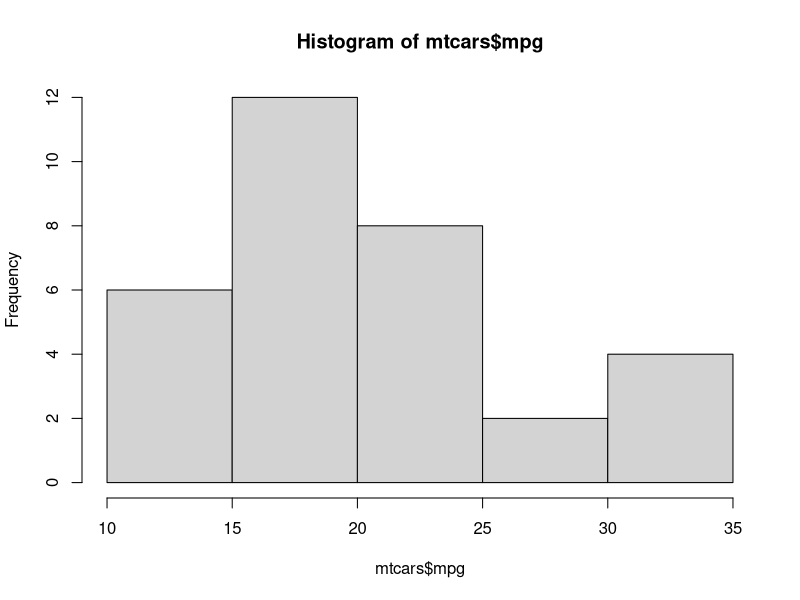
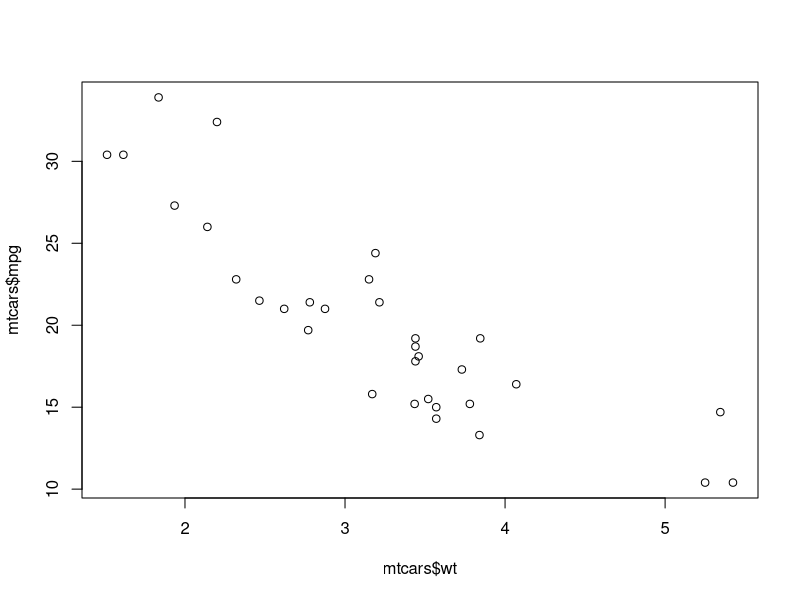
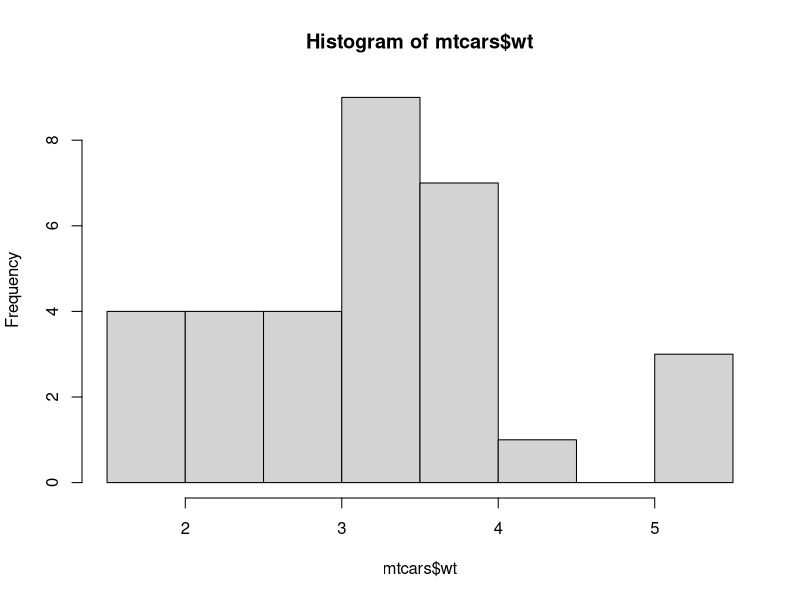

Write R code to recreate these figures, in order.
#This is a sample R Script for exercise in Git

#Load documentation from R's pre-loaded dataset
#Documentation appears in the help pane on RStudio
?mtcars

#Inspect the dataset in a view pane
View(mtcars)

#Calculate the average mpg of all cars in this dataset
mean(mtcars$mpg)

#Create a histogram for mpg variable in mtcars
hist(mtcars$mpg)

#create a new plot
plot(mtcars$mpg ~ mtcars$wt)
hist(mtcars$wt)